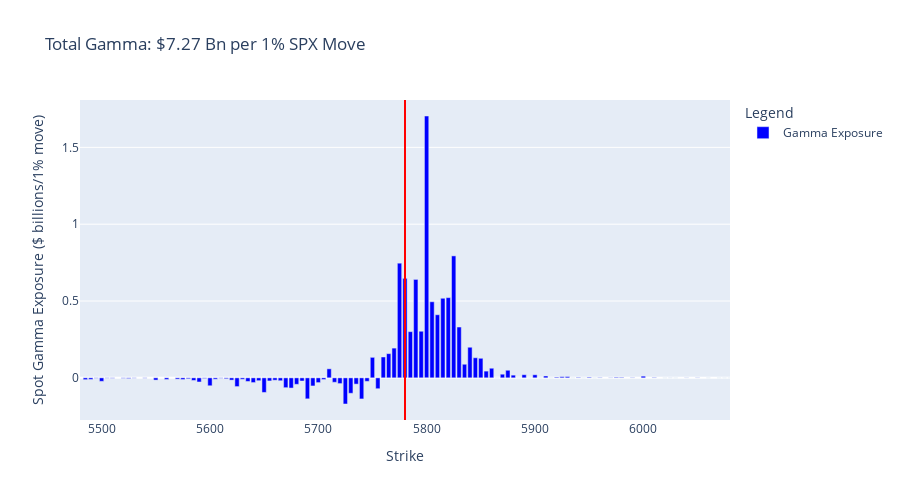
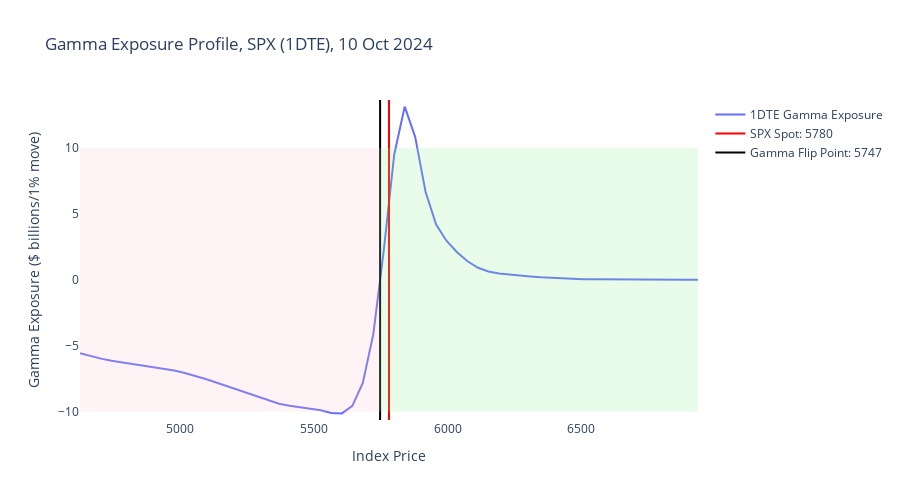
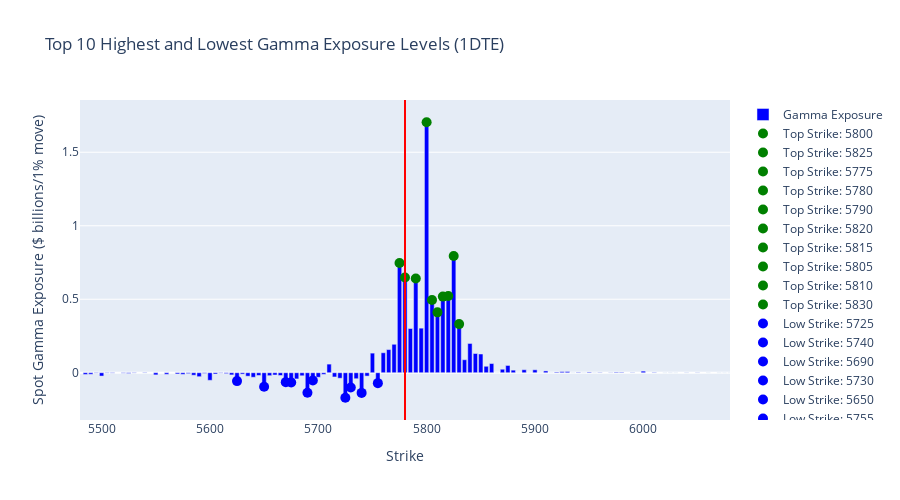

The cell these charts' notebook holds for them, in order:
### Code cell
import pandas as pd
import numpy as np
from scipy.stats import norm
import plotly.graph_objects as go
from datetime import datetime, timedelta

pd.options.display.float_format = '{:,.4f}'.format

# Inputs and Parameters
filename = 'copy_spx_quotedata.csv'

# Black-Scholes European-Options Gamma
def calcGammaEx(S, K, vol, T, r, q, optType, OI):
    if T == 0 or vol == 0:
        return 0
    dp = (np.log(S/K) + (r - q + 0.5*vol**2)*T) / (vol*np.sqrt(T))
    dm = dp - vol*np.sqrt(T) 
    gamma = np.exp(-q*T) * norm.pdf(dp) / (S * vol * np.sqrt(T))
    return OI * 100 * S * S * 0.01 * gamma 

# Read file and parse the first few lines to find the SPX spot and today's date
optionsFile = open(filename)
optionsFileData = optionsFile.readlines()
optionsFile.close()

spotPrice = float([line.split('Last: ')[1].split(',')[0].strip().replace(',', '') for line in optionsFileData if 'Last: ' in line][0])
todayDate = datetime.strptime([line.split('Date: ')[1].split(' at')[0].strip() for line in optionsFileData if 'Date: ' in line][0], '%B %d, %Y')

fromStrike = 0.8 * spotPrice
toStrike = 1.2 * spotPrice

# Get SPX Options Data
df = pd.read_csv(filename, sep=",", header=None, skiprows=4)
df.columns = ['ExpirationDate','Calls','CallLastSale','CallNet','CallBid','CallAsk','CallVol',
              'CallIV','CallDelta','CallGamma','CallOpenInt','StrikePrice','Puts','PutLastSale',
              'PutNet','PutBid','PutAsk','PutVol','PutIV','PutDelta','PutGamma','PutOpenInt']

df['ExpirationDate'] = pd.to_datetime(df['ExpirationDate'], format='%a %b %d %Y')
df['StrikePrice'] = df['StrikePrice'].astype(float)
df['CallIV'] = df['CallIV'].astype(float)
df['PutIV'] = df['PutIV'].astype(float)
df['CallGamma'] = df['CallGamma'].astype(float)
df['PutGamma'] = df['PutGamma'].astype(float)
df['CallOpenInt'] = df['CallOpenInt'].astype(float)
df['PutOpenInt'] = df['PutOpenInt'].astype(float)

# Filter for 1DTE options only (expiring tomorrow)
tomorrowDate = todayDate + timedelta(days=1)
df = df[df['ExpirationDate'].dt.date == tomorrowDate.date()]

# ---=== CALCULATE SPOT GAMMA ===---
df['CallGEX'] = df['CallGamma'] * df['CallOpenInt'] * 100 * spotPrice * spotPrice * 0.01
df['PutGEX'] = df['PutGamma'] * df['PutOpenInt'] * 100 * spotPrice * spotPrice * 0.01 * -1

df['TotalGamma'] = (df['CallGEX'] + df['PutGEX']) / 10**9
dfAgg = df.groupby(['StrikePrice']).agg({'TotalGamma': 'sum'})
strikes = dfAgg.index.values

# Define the range of strikes to display (300 points above and below SPX spot price)
lower_bound = spotPrice - 300
upper_bound = spotPrice + 300

# Filter dfAgg to include only strikes within the defined range
filtered_dfAgg = dfAgg[(dfAgg.index >= lower_bound) & (dfAgg.index <= upper_bound)]

# Filter the strikes array to match the filtered dataframe
filtered_strikes = filtered_dfAgg.index.values

# Chart 1: Absolute Gamma Exposure with Plotly (filtered by strike price range)
fig1 = go.Figure()

# Add Gamma Exposure bars
fig1.add_trace(go.Bar(
    x=filtered_strikes,
    y=filtered_dfAgg['TotalGamma'].to_numpy(),
    marker_color='blue',
    name="Gamma Exposure"
))

# Add SPX Spot line
fig1.add_vline(x=spotPrice, line=dict(color='red', width=2), name="SPX Spot")

# Layout settings
fig1.update_layout(
    title=f"Total Gamma: ${df['TotalGamma'].sum():.2f} Bn per 1% SPX Move",
    xaxis_title="Strike",
    yaxis_title="Spot Gamma Exposure ($ billions/1% move)",
    legend_title="Legend",
    showlegend=True,
    width=900,
    height=500,
    xaxis=dict(range=[lower_bound, upper_bound])  # Set x-axis to only show the filtered range
)

fig1.show()

# ---=== CALCULATE GAMMA PROFILE FOR 1DTE ===---
levels = np.linspace(fromStrike, toStrike, 60)
totalGamma = []

# For each spot level, calculate gamma exposure at that point using 1DTE data
for level in levels:
    df['callGammaEx'] = df.apply(lambda row: calcGammaEx(level, row['StrikePrice'], row['CallIV'], 
                                                         1/365, 0, 0, "call", row['CallOpenInt']), axis=1)
    df['putGammaEx'] = df.apply(lambda row: calcGammaEx(level, row['StrikePrice'], row['PutIV'], 
                                                        1/365, 0, 0, "put", row['PutOpenInt']), axis=1)    

    totalGamma.append(df['callGammaEx'].sum() - df['putGammaEx'].sum())

totalGamma = np.array(totalGamma) / 10**9  # Normalize to billions

# Find Gamma Flip Point
zeroCrossIdx = np.where(np.diff(np.sign(totalGamma)))[0]

if zeroCrossIdx.size > 0:
    gammaFlipPoint = np.interp(0, totalGamma[zeroCrossIdx[0]:zeroCrossIdx[0]+2], levels[zeroCrossIdx[0]:zeroCrossIdx[0]+2])
else:
    gammaFlipPoint = None  # Handle the case where no zero-crossing is found

# Chart 2: Gamma Exposure Profile for 1DTE with dual background colors and hover functionality
fig2 = go.Figure()

# Add Gamma Exposure line
fig2.add_trace(go.Scatter(
    x=levels,
    y=totalGamma,
    mode='lines',
    name="1DTE Gamma Exposure"
))

# Add SPX Spot line as a vertical scatter line with hover functionality
fig2.add_trace(go.Scatter(
    x=[spotPrice, spotPrice],
    y=[min(totalGamma) - 0.5, max(totalGamma) + 0.5],
    mode='lines',
    line=dict(color='red', width=2),
    name=f"SPX Spot: {spotPrice:.0f}",
    hovertemplate=f"SPX Spot Price: {spotPrice:.0f}"
))

# Add Gamma Flip Point line as a vertical scatter line with hover functionality
if gammaFlipPoint is not None:
    fig2.add_trace(go.Scatter(
        x=[gammaFlipPoint, gammaFlipPoint],
        y=[min(totalGamma) - 0.5, max(totalGamma) + 0.5],
        mode='lines',
        line=dict(color='black', width=2),
        name=f"Gamma Flip Point: {gammaFlipPoint:.0f}",
        hovertemplate=f"Gamma Flip Point: {gammaFlipPoint:.0f}"
    ))

# Add shaded background on the left (before Gamma Flip Point)
fig2.add_shape(type="rect",
               x0=fromStrike, x1=gammaFlipPoint if gammaFlipPoint is not None else spotPrice,
               y0=-10, y1=10,
               fillcolor="rgba(255, 192, 203, 0.2)",  # light red (similar to pink)
               line_width=0)

# Add shaded background on the right (after Gamma Flip Point)
fig2.add_shape(type="rect",
               x0=gammaFlipPoint if gammaFlipPoint is not None else spotPrice, x1=toStrike,
               y0=-10, y1=10,
               fillcolor="rgba(144, 238, 144, 0.2)",  # light green
               line_width=0)

# Layout settings with dual background and hover-enabled lines
fig2.update_layout(
    title=f"Gamma Exposure Profile, SPX (1DTE), {todayDate.strftime('%d %b %Y')}",
    xaxis_title="Index Price",
    yaxis_title="Gamma Exposure ($ billions/1% move)",
    width=900,
    height=500,
    xaxis=dict(range=[fromStrike, toStrike]),
    yaxis=dict(range=[min(totalGamma) - 0.5, max(totalGamma) + 0.5]),
    plot_bgcolor='rgba(255, 255, 255, 1)',  # White background
)

fig2.show()


# Define the range of strikes to display (300 points above and below SPX spot price)
lower_bound = spotPrice - 300
upper_bound = spotPrice + 300

# Filter dfAgg to include only strikes within the defined range
filtered_dfAgg = dfAgg[(dfAgg.index >= lower_bound) & (dfAgg.index <= upper_bound)]

# Filter the strikes array to match the filtered dataframe
filtered_strikes = filtered_dfAgg.index.values

# Filter top 5 below and above SPX spot price within the defined range
top_5_below = filtered_dfAgg[filtered_dfAgg.index < spotPrice].nsmallest(5, 'TotalGamma')
top_5_above = filtered_dfAgg[filtered_dfAgg.index > spotPrice].nlargest(5, 'TotalGamma')

# Define the range of strikes to display (300 points above and below SPX spot price)
lower_bound = spotPrice - 300
upper_bound = spotPrice + 300

# Filter dfAgg to include only strikes within the defined range
filtered_dfAgg = dfAgg[(dfAgg.index >= lower_bound) & (dfAgg.index <= upper_bound)]

# Filter the strikes array to match the filtered dataframe
filtered_strikes = filtered_dfAgg.index.values

# Get the top 10 highest and lowest gamma exposure levels within the defined range
top_10_gamma = filtered_dfAgg.nlargest(10, 'TotalGamma')
lowest_10_gamma = filtered_dfAgg.nsmallest(10, 'TotalGamma')

# Chart 3: Highlight Top 10 and Lowest 10 Gamma Exposure Levels with Plotly (filtered by strike price range)
fig3 = go.Figure()

# Add Gamma Exposure bars (without strike labels on the bars themselves)
fig3.add_trace(go.Bar(
    x=filtered_strikes,
    y=filtered_dfAgg['TotalGamma'].to_numpy(),
    marker_color='blue',
    name="Gamma Exposure"
))

# Highlight and label the top 10 gamma exposure levels
for idx, row in top_10_gamma.iterrows():
    fig3.add_trace(go.Scatter(
        x=[row.name], y=[row['TotalGamma']], mode='markers',
        marker=dict(color='green', size=10),
        name=f"Top Strike: {row.name:.0f}"
    ))

# Highlight and label the lowest 10 gamma exposure levels
for idx, row in lowest_10_gamma.iterrows():
    fig3.add_trace(go.Scatter(
        x=[row.name], y=[row['TotalGamma']], mode='markers',
        marker=dict(color='blue', size=10),
        name=f"Low Strike: {row.name:.0f}"
    ))

# Add SPX Spot line
fig3.add_vline(x=spotPrice, line=dict(color='red', width=2), name=f"SPX Spot: {spotPrice:.0f}")

# Layout settings
fig3.update_layout(
    title="Top 10 Highest and Lowest Gamma Exposure Levels (1DTE)",
    xaxis_title="Strike",
    yaxis_title="Spot Gamma Exposure ($ billions/1% move)",
    width=900,
    height=500,
    xaxis=dict(range=[lower_bound, upper_bound]),  # Set x-axis to only show the filtered range
    showlegend=True  # Show the legend with the strikes labeled
)

fig3.show()

### Figure 1 — Plotly figure (JSON) as saved in the notebook; plotly's stock layout.template omitted (floating-point values rounded to 4 significant figures)
{"data": [{"marker": {"color": "blue"}, "name": "Gamma Exposure", "type": "bar", "x": [5485, 5490, 5495, 5500, 5505, 5510, 5520, 5525, 5530, 5540, 5550, 5560, 5570, 5575, 5580, 5585, 5590, 5595, 5600, 5605, 5610, 5615, 5620, 5625, 5630, 5635, 5640, 5645, 5650, 5655, 5660, 5665, 5670, 5675, 5680, 5685, 5690, 5695, 5700, 5705, 5710, 5715, 5720, 5725, 5730, 5735, 5740, 5745, 5750, 5755, 5760, 5765, 5770, 5775, 5780, 5785, 5790, 5795, 5800, 5805, 5810, 5815, 5820, 5825, 5830, 5835, 5840, 5845, 5850, 5855, 5860, 5865, 5870, 5875, 5880, 5885, 5890, 5895, 5900, 5905, 5910, 5915, 5920, 5925, 5930, 5935, 5940, 5945, 5950, 5955, 5960, 5970, 5975, 5980, 5990, 6000, 6010, 6020, 6025, 6030, 6040, 6050, 6060, 6070, 6075, 6080], "y": [-0.01188, -0.01033, -0.002425, -0.0226, -0.002208, -0.002526, -0.002773, -0.004711, -0.002091, -0.002071, -0.01457, -0.01075, -0.008399, -0.01103, -0.006034, -0.01682, -0.02694, -0.00456, -0.05158, -0.00882, -0.002593, -0.005947, -0.01475, -0.0569, -0.009355, -0.02355, -0.03075, -0.01862, -0.09507, -0.0201, -0.01545, -0.01888, -0.06405, -0.06647, -0.04222, -0.02072, -0.1367, -0.05286, -0.03101, -0.01099, 0.05872, -0.02887, -0.03748, -0.1702, -0.1005, -0.04083, -0.1373, -0.02287, 0.1334, -0.07086, 0.1358, 0.1575, 0.1936, 0.7463, 0.6475, 0.3007, 0.6407, 0.3033, 1.704, 0.4952, 0.4107, 0.518, 0.5221, 0.7938, 0.3308, 0.08847, 0.1992, 0.1308, 0.1273, 0.0439, 0.06254, 0, 0.02377, 0.04945, 0.01756, 0, 0.02037, 0, 0.01995, 0, 0.01216, 0, 0.004684, 0.00753, 0.008292, 0, 0.003177, 0, 0.004387, 0, 0.002131, 0.001006, 0.004039, 0.003408, 0.00164, 0.01081, 0.002539, 8.686e-05, 0.0002873, 0.0001036, 0.0006648, 0.0009488, 0, 0, 0, 0]}], "layout": {"height": 500, "legend": {"title": {"text": "Legend"}}, "shapes": [{"line": {"color": "red", "width": 2}, "name": "SPX Spot", "type": "line", "x0": 5780.0, "x1": 5780.0, "xref": "x", "y0": 0, "y1": 1, "yref": "y domain"}], "showlegend": true, "title": {"text": "Total Gamma: $7.27 Bn per 1% SPX Move"}, "width": 900, "xaxis": {"range": [5480.0, 6080.0], "title": {"text": "Strike"}}, "yaxis": {"title": {"text": "Spot Gamma Exposure ($ billions/1% move)"}}}}

### Figure 2 — Plotly figure (JSON) as saved in the notebook; plotly's stock layout.template omitted (floating-point values rounded to 4 significant figures)
{"data": [{"mode": "lines", "name": "1DTE Gamma Exposure", "type": "scatter", "x": [4624.0, 4663.0, 4702.0, 4742.0, 4781.0, 4820.0, 4859.0, 4898.0, 4938.0, 4977.0, 5016.0, 5055.0, 5094.0, 5133.0, 5173.0, 5212.0, 5251.0, 5290.0, 5329.0, 5369.0, 5408.0, 5447.0, 5486.0, 5525.0, 5565.0, 5604.0, 5643.0, 5682.0, 5721.0, 5760.0, 5800.0, 5839.0, 5878.0, 5917.0, 5956.0, 5996.0, 6035.0, 6074.0, 6113.0, 6152.0, 6192.0, 6231.0, 6270.0, 6309.0, 6348.0, 6387.0, 6427.0, 6466.0, 6505.0, 6544.0, 6583.0, 6623.0, 6662.0, 6701.0, 6740.0, 6779.0, 6818.0, 6858.0, 6897.0, 6936.0], "y": [-5.568, -5.794, -5.983, -6.138, -6.267, -6.378, -6.485, -6.599, -6.731, -6.889, -7.077, -7.295, -7.537, -7.795, -8.065, -8.341, -8.622, -8.904, -9.175, -9.407, -9.569, -9.664, -9.75, -9.901, -10.11, -10.14, -9.569, -7.832, -4.133, 2.236, 9.519, 13.15, 10.85, 6.638, 4.194, 2.949, 2.088, 1.405, 0.9166, 0.6257, 0.4712, 0.3819, 0.3144, 0.253, 0.1958, 0.1453, 0.104, 0.07256, 0.05029, 0.03541, 0.02593, 0.02006, 0.01647, 0.01423, 0.01278, 0.01179, 0.01104, 0.01044, 0.009922, 0.009437]}, {"hovertemplate": "SPX Spot Price: 5780", "line": {"color": "red", "width": 2}, "mode": "lines", "name": "SPX Spot: 5780", "type": "scatter", "x": [5780.0, 5780.0], "y": [-10.64, 13.65]}, {"hovertemplate": "Gamma Flip Point: 5747", "line": {"color": "black", "width": 2}, "mode": "lines", "name": "Gamma Flip Point: 5747", "type": "scatter", "x": [5747.0, 5747.0], "y": [-10.64, 13.65]}], "layout": {"height": 500, "plot_bgcolor": "rgba(255, 255, 255, 1)", "shapes": [{"fillcolor": "rgba(255, 192, 203, 0.2)", "line": {"width": 0}, "type": "rect", "x0": 4624.0, "x1": 5747.0, "y0": -10, "y1": 10}, {"fillcolor": "rgba(144, 238, 144, 0.2)", "line": {"width": 0}, "type": "rect", "x0": 5747.0, "x1": 6936.0, "y0": -10, "y1": 10}], "title": {"text": "Gamma Exposure Profile, SPX (1DTE), 10 Oct 2024"}, "width": 900, "xaxis": {"range": [4624.0, 6936.0], "title": {"text": "Index Price"}}, "yaxis": {"range": [-10.64, 13.65], "title": {"text": "Gamma Exposure ($ billions/1% move)"}}}}

### Figure 3 — Plotly figure (JSON) as saved in the notebook; plotly's stock layout.template omitted (floating-point values rounded to 4 significant figures)
{"data": [{"marker": {"color": "blue"}, "name": "Gamma Exposure", "type": "bar", "x": [5485, 5490, 5495, 5500, 5505, 5510, 5520, 5525, 5530, 5540, 5550, 5560, 5570, 5575, 5580, 5585, 5590, 5595, 5600, 5605, 5610, 5615, 5620, 5625, 5630, 5635, 5640, 5645, 5650, 5655, 5660, 5665, 5670, 5675, 5680, 5685, 5690, 5695, 5700, 5705, 5710, 5715, 5720, 5725, 5730, 5735, 5740, 5745, 5750, 5755, 5760, 5765, 5770, 5775, 5780, 5785, 5790, 5795, 5800, 5805, 5810, 5815, 5820, 5825, 5830, 5835, 5840, 5845, 5850, 5855, 5860, 5865, 5870, 5875, 5880, 5885, 5890, 5895, 5900, 5905, 5910, 5915, 5920, 5925, 5930, 5935, 5940, 5945, 5950, 5955, 5960, 5970, 5975, 5980, 5990, 6000, 6010, 6020, 6025, 6030, 6040, 6050, 6060, 6070, 6075, 6080], "y": [-0.01188, -0.01033, -0.002425, -0.0226, -0.002208, -0.002526, -0.002773, -0.004711, -0.002091, -0.002071, -0.01457, -0.01075, -0.008399, -0.01103, -0.006034, -0.01682, -0.02694, -0.00456, -0.05158, -0.00882, -0.002593, -0.005947, -0.01475, -0.0569, -0.009355, -0.02355, -0.03075, -0.01862, -0.09507, -0.0201, -0.01545, -0.01888, -0.06405, -0.06647, -0.04222, -0.02072, -0.1367, -0.05286, -0.03101, -0.01099, 0.05872, -0.02887, -0.03748, -0.1702, -0.1005, -0.04083, -0.1373, -0.02287, 0.1334, -0.07086, 0.1358, 0.1575, 0.1936, 0.7463, 0.6475, 0.3007, 0.6407, 0.3033, 1.704, 0.4952, 0.4107, 0.518, 0.5221, 0.7938, 0.3308, 0.08847, 0.1992, 0.1308, 0.1273, 0.0439, 0.06254, 0, 0.02377, 0.04945, 0.01756, 0, 0.02037, 0, 0.01995, 0, 0.01216, 0, 0.004684, 0.00753, 0.008292, 0, 0.003177, 0, 0.004387, 0, 0.002131, 0.001006, 0.004039, 0.003408, 0.00164, 0.01081, 0.002539, 8.686e-05, 0.0002873, 0.0001036, 0.0006648, 0.0009488, 0, 0, 0, 0]}, {"marker": {"color": "green", "size": 10}, "mode": "markers", "name": "Top Strike: 5800", "type": "scatter", "x": [5800], "y": [1.704]}, {"marker": {"color": "green", "size": 10}, "mode": "markers", "name": "Top Strike: 5825", "type": "scatter", "x": [5825], "y": [0.7938]}, {"marker": {"color": "green", "size": 10}, "mode": "markers", "name": "Top Strike: 5775", "type": "scatter", "x": [5775], "y": [0.7463]}, {"marker": {"color": "green", "size": 10}, "mode": "markers", "name": "Top Strike: 5780", "type": "scatter", "x": [5780], "y": [0.6475]}, {"marker": {"color": "green", "size": 10}, "mode": "markers", "name": "Top Strike: 5790", "type": "scatter", "x": [5790], "y": [0.6407]}, {"marker": {"color": "green", "size": 10}, "mode": "markers", "name": "Top Strike: 5820", "type": "scatter", "x": [5820], "y": [0.5221]}, {"marker": {"color": "green", "size": 10}, "mode": "markers", "name": "Top Strike: 5815", "type": "scatter", "x": [5815], "y": [0.518]}, {"marker": {"color": "green", "size": 10}, "mode": "markers", "name": "Top Strike: 5805", "type": "scatter", "x": [5805], "y": [0.4952]}, {"marker": {"color": "green", "size": 10}, "mode": "markers", "name": "Top Strike: 5810", "type": "scatter", "x": [5810], "y": [0.4107]}, {"marker": {"color": "green", "size": 10}, "mode": "markers", "name": "Top Strike: 5830", "type": "scatter", "x": [5830], "y": [0.3308]}, {"marker": {"color": "blue", "size": 10}, "mode": "markers", "name": "Low Strike: 5725", "type": "scatter", "x": [5725], "y": [-0.1702]}, {"marker": {"color": "blue", "size": 10}, "mode": "markers", "name": "Low Strike: 5740", "type": "scatter", "x": [5740], "y": [-0.1373]}, {"marker": {"color": "blue", "size": 10}, "mode": "markers", "name": "Low Strike: 5690", "type": "scatter", "x": [5690], "y": [-0.1367]}, {"marker": {"color": "blue", "size": 10}, "mode": "markers", "name": "Low Strike: 5730", "type": "scatter", "x": [5730], "y": [-0.1005]}, {"marker": {"color": "blue", "size": 10}, "mode": "markers", "name": "Low Strike: 5650", "type": "scatter", "x": [5650], "y": [-0.09507]}, {"marker": {"color": "blue", "size": 10}, "mode": "markers", "name": "Low Strike: 5755", "type": "scatter", "x": [5755], "y": [-0.07086]}, {"marker": {"color": "blue", "size": 10}, "mode": "markers", "name": "Low Strike: 5675", "type": "scatter", "x": [5675], "y": [-0.06647]}, {"marker": {"color": "blue", "size": 10}, "mode": "markers", "name": "Low Strike: 5670", "type": "scatter", "x": [5670], "y": [-0.06405]}, {"marker": {"color": "blue", "size": 10}, "mode": "markers", "name": "Low Strike: 5625", "type": "scatter", "x": [5625], "y": [-0.0569]}, {"marker": {"color": "blue", "size": 10}, "mode": "markers", "name": "Low Strike: 5695", "type": "scatter", "x": [5695], "y": [-0.05286]}], "layout": {"height": 500, "shapes": [{"line": {"color": "red", "width": 2}, "name": "SPX Spot: 5780", "type": "line", "x0": 5780.0, "x1": 5780.0, "xref": "x", "y0": 0, "y1": 1, "yref": "y domain"}], "showlegend": true, "title": {"text": "Top 10 Highest and Lowest Gamma Exposure Levels (1DTE)"}, "width": 900, "xaxis": {"range": [5480.0, 6080.0], "title": {"text": "Strike"}}, "yaxis": {"title": {"text": "Spot Gamma Exposure ($ billions/1% move)"}}}}
